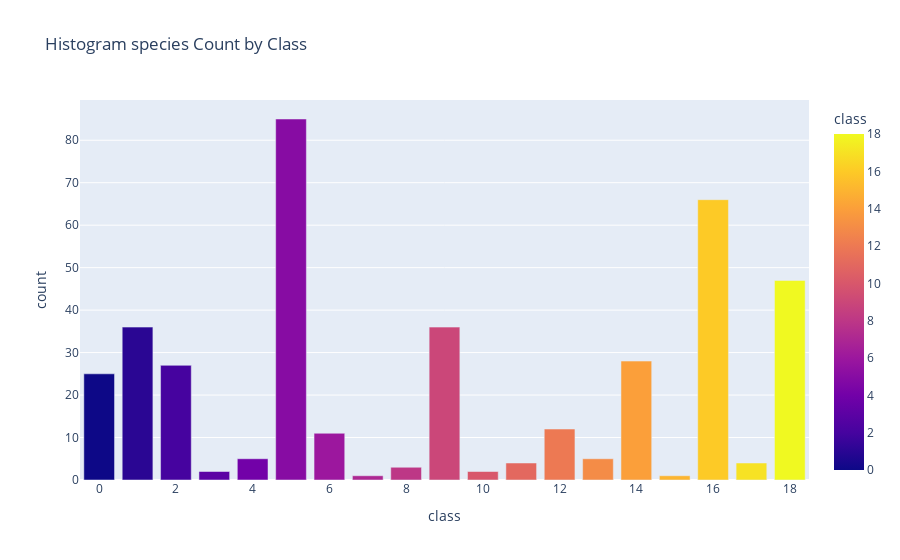

Notebook code cell kept with this figure:
### Code cell
# Species count by Class
class_count = dataset['class'].value_counts().reset_index()
class_count.columns = ['class', 'count']

fig = px.bar(class_count, x='class', y='count', color='class',
             title='Histogram species Count by Class')
fig.show()

### Figure 1 — Plotly figure (JSON) as saved in the notebook; plotly's stock layout.template omitted (floating-point values rounded to 4 significant figures)
{"data": [{"alignmentgroup": "True", "hovertemplate": "class=%{marker.color}<br>count=%{y}<extra></extra>", "legendgroup": "", "marker": {"color": [5, 16, 18, 9, 1, 14, 2, 0, 12, 6, 4, 13, 11, 17, 8, 3, 10, 15, 7], "coloraxis": "coloraxis", "pattern": {"shape": ""}}, "name": "", "offsetgroup": "", "orientation": "v", "showlegend": false, "textposition": "auto", "type": "bar", "x": [5, 16, 18, 9, 1, 14, 2, 0, 12, 6, 4, 13, 11, 17, 8, 3, 10, 15, 7], "xaxis": "x", "y": [85, 66, 47, 36, 36, 28, 27, 25, 12, 11, 5, 5, 4, 4, 3, 2, 2, 1, 1], "yaxis": "y"}], "layout": {"barmode": "relative", "coloraxis": {"colorbar": {"title": {"text": "class"}}, "colorscale": [[0, "#0d0887"], [0.1111, "#46039f"], [0.2222, "#7201a8"], [0.3333, "#9c179e"], [0.4444, "#bd3786"], [0.5556, "#d8576b"], [0.6667, "#ed7953"], [0.7778, "#fb9f3a"], [0.8889, "#fdca26"], [1, "#f0f921"]]}, "legend": {"tracegroupgap": 0}, "title": {"text": "Histogram species Count by Class"}, "xaxis": {"anchor": "y", "domain": [0, 1], "title": {"text": "class"}}, "yaxis": {"anchor": "x", "domain": [0, 1], "title": {"text": "count"}}}}
